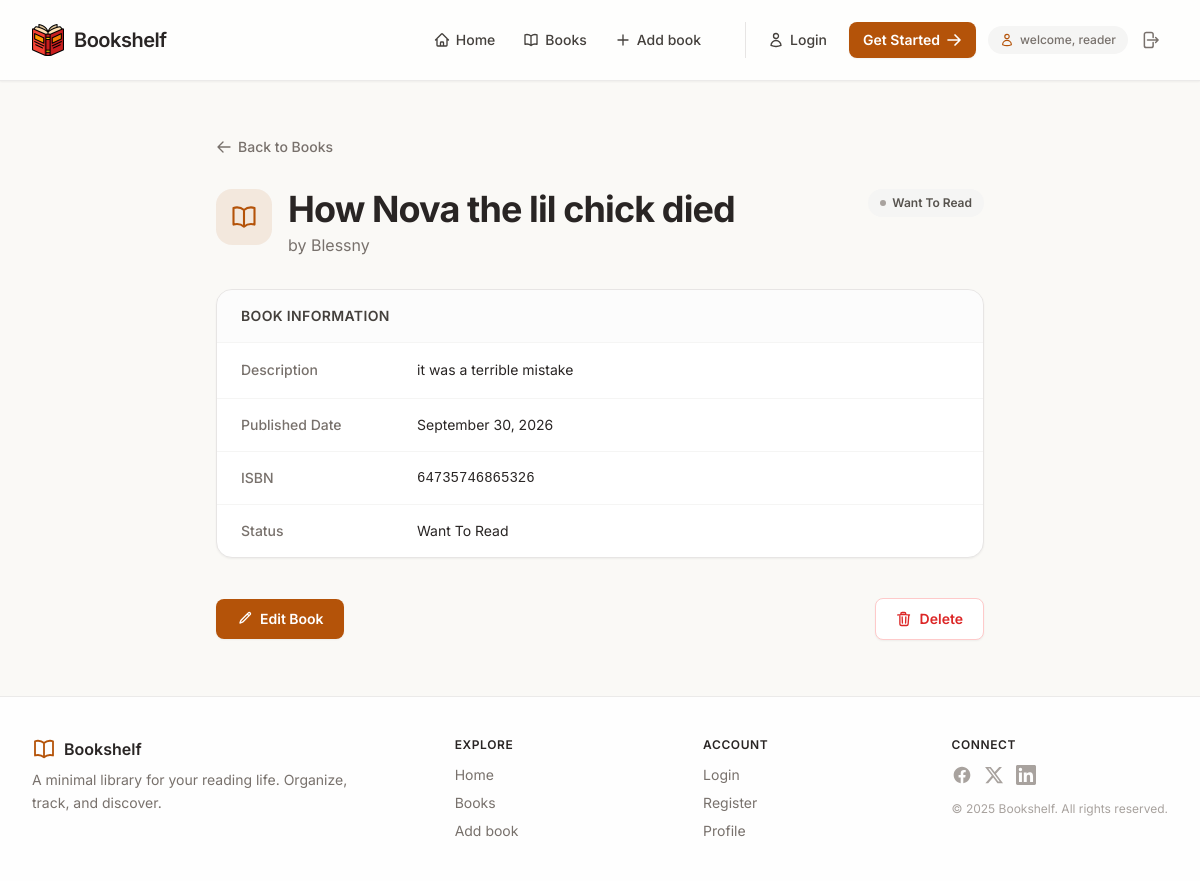
Screenshot of /book/4/ with the database file from the repository.
### shelf/models.py (models this page shows, shortened)
class Book(models.Model):
    STATUS_CHOICES=[
        ("want", "Want To Read"),
        ("reading", "Currently Reading"),
        ("read", "Finished"),
    ]
    title = models.CharField(max_length=200)
    author = models.CharField(max_length = 200)
    description = models.TextField()
    isbn = models.CharField(max_length=200)
    status = models.CharField(max_length=10, choices=STATUS_CHOICES, default="want")
    published_at = models.DateField(blank=True, null=True, auto_now_add=True )
    updated_at = models.DateField(blank=True, null=True, auto_now=True)
    class Meta:
        ordering = ['published_at']

### shelf/views.py (the view)
# urls.py: path('book/<int:pk>/', views.book_detail, name='book_detail'),
def book_detail(request, pk):
    context = {}
    try:
         book = Book.objects.get(pk=pk)
         context['book'] = book
    except Book.DoesNotExist:
        messages.error(request, 'Book Not Found.')
        return redirect('shelf:books')
    return render(request, 'shelf/book_detail.html', context)

### shelf/templates/shelf/book_detail.html (shortened to what this page needs)
{% extends "layout.html" %}
{% block content %}
<div class="flex flex-col gap-8 max-w-3xl mx-auto">
  <a href="{% url 'shelf:books' %}"
     class="inline-flex items-center gap-1.5 text-sm font-medium text-stone-500 hover:text-amber-700 transition-colors w-fit">
    <svg class="w-4 h-4" fill="none" stroke="currentColor" stroke-width="2" viewBox="0 0 24 24">
      <path stroke-linecap="round" stroke-linejoin="round" d="M10.5 19.5L3 12m0 0l7.5-7.5M3 12h18" />
    </svg>
    Back to Books
  </a>
  <div class="flex flex-col sm:flex-row sm:items-start justify-between gap-4">
    <div class="flex items-start gap-4">
      <div class="w-14 h-14 rounded-2xl bg-amber-700/10 flex items-center justify-center text-amber-700 shrink-0">
      </div>
      <div>
        <h1 class="text-3xl md:text-4xl font-bold tracking-tight text-stone-800">
          {{ book.title }}
        </h1>
        <p class="text-stone-500 mt-1">by {{ book.author }}</p>
      </div>
    </div>
    {% if book.status %}
      <span class="inline-flex items-center gap-1.5 px-3 py-1.5 rounded-full text-xs font-semibold
        {% if book.status == 'read' %}bg-emerald-50 text-emerald-700
        {% elif book.status == 'reading' %}bg-amber-50 text-amber-700
        {% else %}bg-stone-100 text-stone-600{% endif %}">
        <span class="w-1.5 h-1.5 rounded-full
          {% if book.status == 'read' %}bg-emerald-500
          {% elif book.status == 'reading' %}bg-amber-500
          {% else %}bg-stone-400{% endif %}"></span>
        {{ book.get_status_display|default:book.status }}
      </span>
    {% endif %}
  </div>
  <div class="bg-white border border-stone-200 rounded-2xl shadow-sm overflow-hidden">
    <div class="px-6 py-4 border-b border-stone-100 bg-stone-50/50">
      <h2 class="text-sm font-semibold text-stone-700 uppercase tracking-wide">Book Information</h2>
    </div>
    <dl class="divide-y divide-stone-100">
      <div class="px-6 py-4 flex flex-col sm:flex-row sm:items-center gap-1 sm:gap-4">
        <dt class="text-sm font-medium text-stone-500 sm:w-40 shrink-0">Description</dt>
        <dd class="text-sm text-stone-800 leading-relaxed">{{ book.description|default:"—" }}</dd>
      </div>
      <div class="px-6 py-4 flex flex-col sm:flex-row sm:items-center gap-1 sm:gap-4">
        <dt class="text-sm font-medium text-stone-500 sm:w-40 shrink-0">Published Date</dt>
        <dd class="text-sm text-stone-800">{{ book.published_at|date:"F j, Y"|default:"—" }}</dd>
      </div>
      <div class="px-6 py-4 flex flex-col sm:flex-row sm:items-center gap-1 sm:gap-4">
        <dt class="text-sm font-medium text-stone-500 sm:w-40 shrink-0">ISBN</dt>
        <dd class="text-sm text-stone-800 font-mono">{{ book.isbn|default:"—" }}</dd>
      </div>
      <div class="px-6 py-4 flex flex-col sm:flex-row sm:items-center gap-1 sm:gap-4">
        <dt class="text-sm font-medium text-stone-500 sm:w-40 shrink-0">Status</dt>
        <dd class="text-sm text-stone-800">{{ book.get_status_display|default:book.status }}</dd>
      </div>
    </dl>
  </div>
  <div class="flex flex-col sm:flex-row items-stretch sm:items-center gap-3 pt-2">
    <a href="{% url 'shelf:book_edit' book.id %}"
       class="inline-flex items-center justify-center gap-2 px-5 py-2.5 bg-amber-700 hover:bg-amber-800 text-white text-sm font-semibold rounded-lg shadow-sm hover:shadow transition-all">
      <svg class="w-4 h-4" fill="none" stroke="currentColor" stroke-width="2" viewBox="0 0 24 24">
        <path stroke-linecap="round" stroke-linejoin="round" d="M16.862 4.487l1.687-1.688a1.875 1.875 0 112.652 2.652L10.582 16.07a4.5 4.5 0 01-1.897 1.13L6 18l.8-2.685a4.5 4.5 0 011.13-1.897l8.932-8.931zM19.5 7.125L16.875 4.5" />
      </svg>
      Edit Book
    </a>
    <form method="post" action="{% url 'shelf:book_delete' book.id %}"
          onsubmit="return confirm('Are you sure you want to delete this book?');"
          class="sm:ml-auto">
      <button type="submit"
              class="w-full sm:w-auto inline-flex items-center justify-center gap-2 px-5 py-2.5 bg-white hover:bg-red-50 text-red-600 text-sm font-semibold rounded-lg border border-red-200 hover:border-red-300 shadow-sm transition-all">
        Delete
      </button>
    </form>
  </div>
</div>
{% endblock %}

### templates/layout.html (style rules this page uses)
* { font-family: 'Inter', system-ui, sans-serif; }

### rows the page displays
Book: title "How Nova the lil chick died", author "Blessny", status "Want To Read", description "it was a terrible mistake", published_at "September 30, 2026", isbn "64735746865326"
